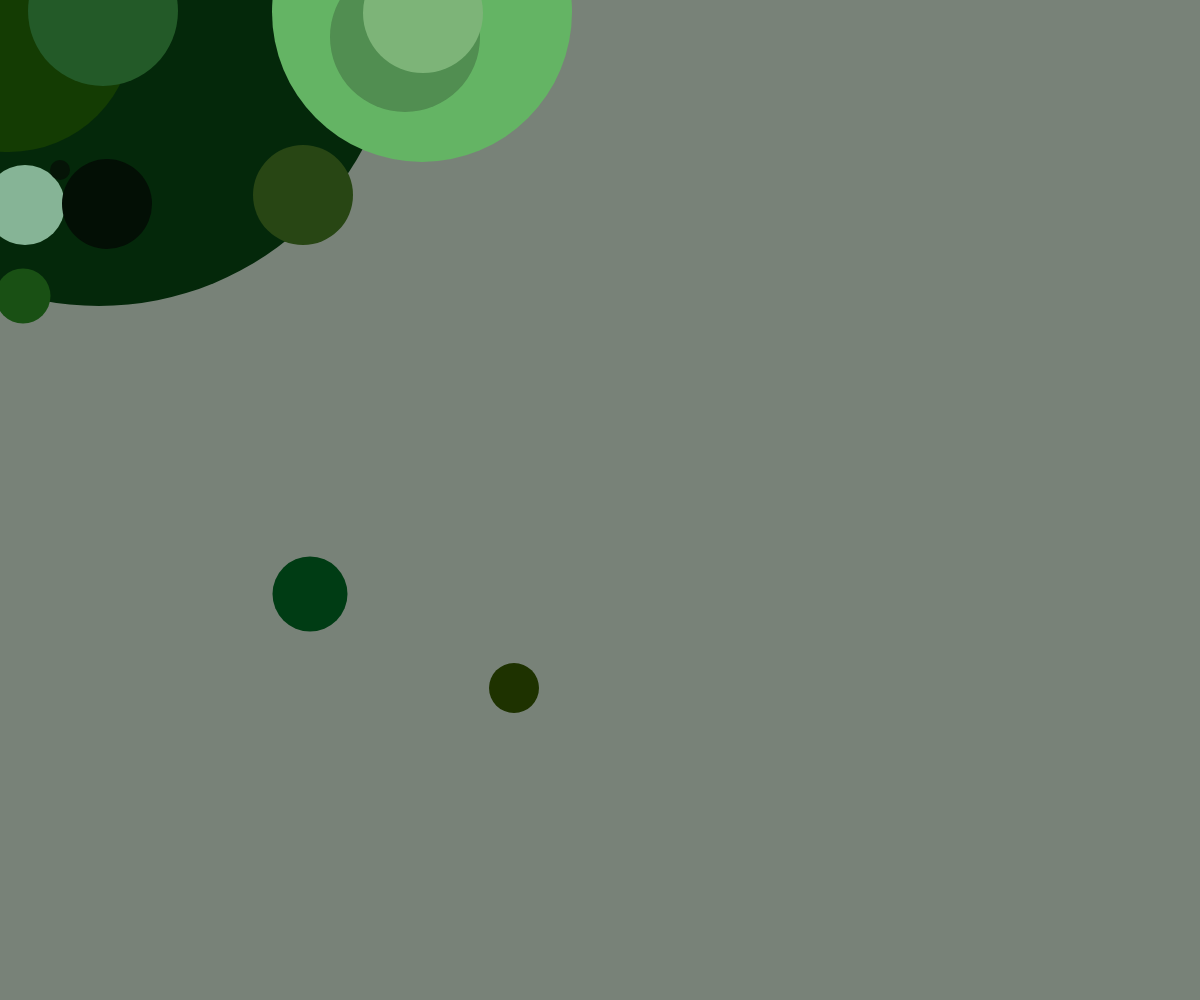
Frame 1 (no input)
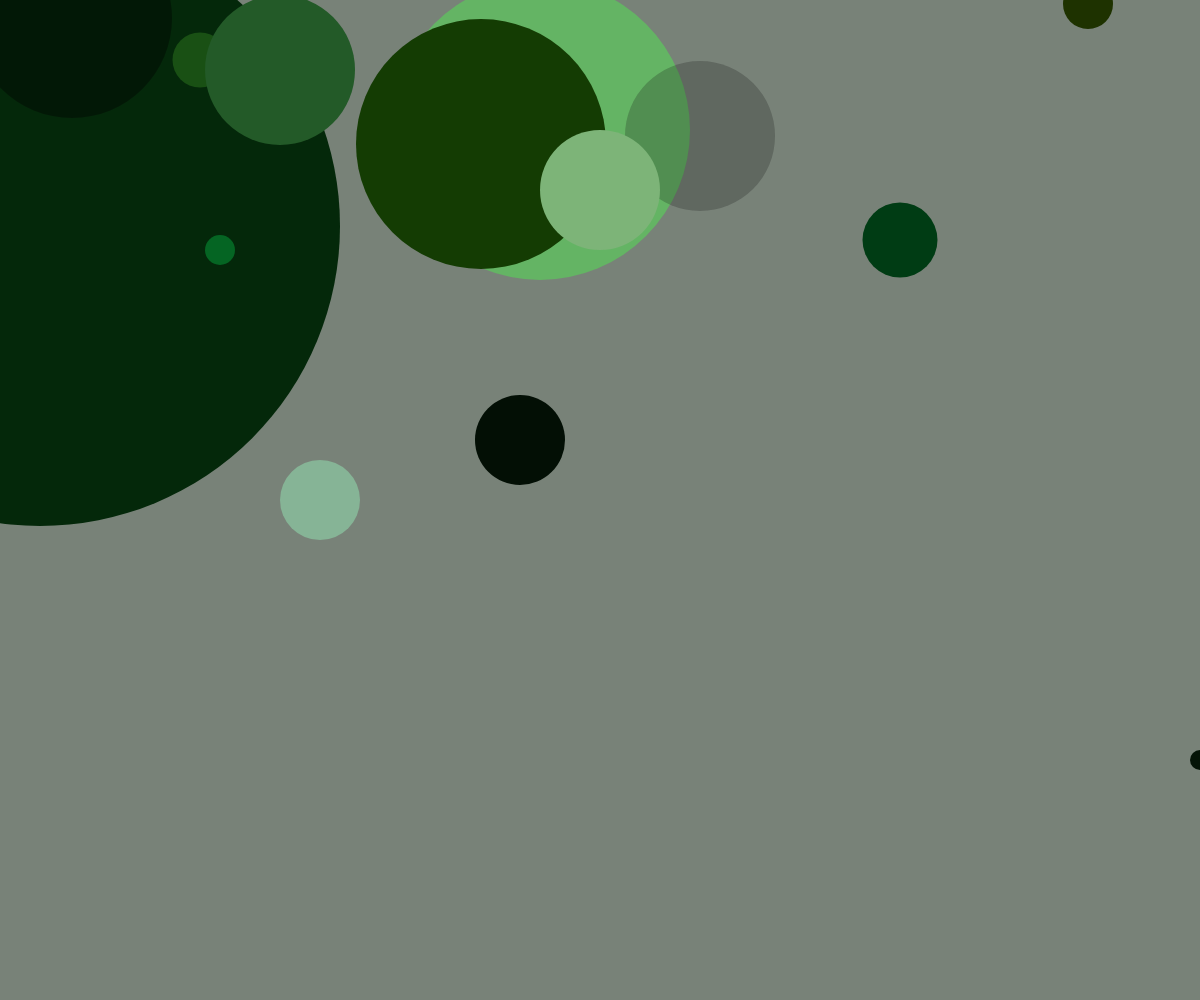
Frame 60 (no input)
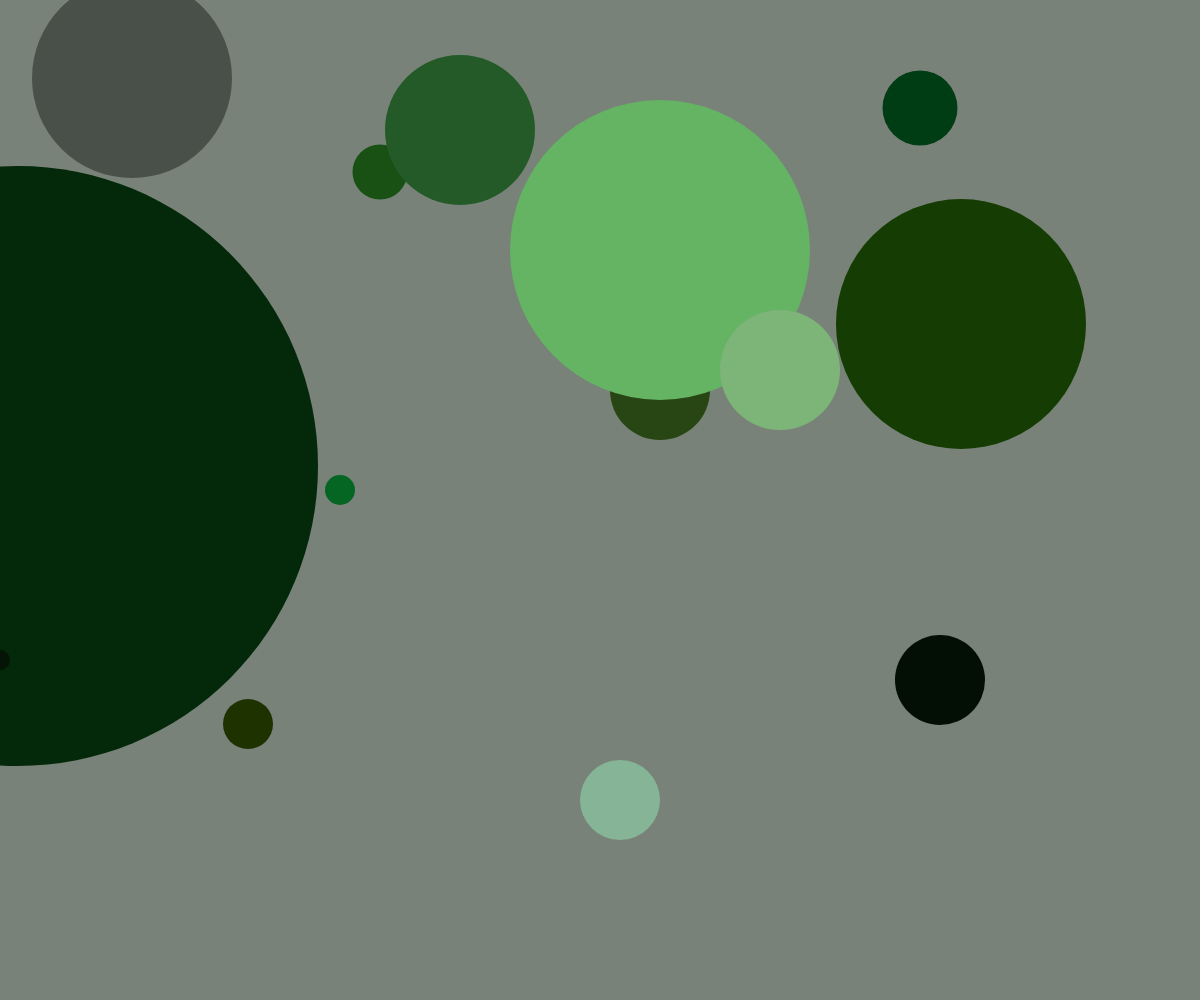
Frame 120 (the mouse pressed at the canvas centre since frame 60)

The p5.js sketch that drew these frames (run headless with seeded random() and noise() and a simulated clock; from frame 60 on, the mouse is pressed at the canvas centre):

// p5.js sketch
// ── sketch.js
var xball = {
  x: 300,
  y: 200,
  xspeed: 3,
  yspeed: -5
}
var yball = {
  x: 500,
  y: 700,
  xspeed:14,
  yspeed: -12
}
var zball = {
  x: 12,
  y: 40,
  xspeed:1,
  yspeed: -1
}
var aball = {
  x: 400,
  y: 40,
  xspeed:5,
  yspeed: -3
}
var bball = {
  x: 300,
  y: 600,
  xspeed:10,
  yspeed: -6
}
var cball = {
  x: 1,
  y: 30,
  xspeed:8,
  yspeed: -3
}
var dball = {
  x: 20,
  y: 300,
  xspeed:3,
  yspeed: -4
}

var eball = {
  x: 20,
  y: 200,
  xspeed:5,
  yspeed: 5
}

var fball = {
  x: 420,
  y: 10,
  xspeed:3,
  yspeed: 3
}

var gball = {
  x: 100,
  y: 200,
  xspeed:7,
  yspeed: 4
}

var hball = {
  x: 40,
  y: 160,
  xspeed:20,
  yspeed: 10
}

var iball = {
  x: 420,
  y: 10,
  xspeed:2,
  yspeed: 2
}

var jball = {
  x: 100,
  y: 10,
  xspeed:-1,
  yspeed:-4
}

var kball = {
  x: 100,
  y: 10,
  xspeed:2,
  yspeed:4
}

var lball = {
  x: 100,
  y: 10,
  xspeed:3,
  yspeed:1
}
  
function setup() {
  createCanvas(windowWidth,windowHeight);
  noFill();
  
}

function draw() {
  background(120,130,120);
  move();
  bounce();
  display();

  
}

function move () {
  xball.x = xball.x + xball.xspeed;
  xball.y = xball.y + xball.yspeed;
  
  yball.x = yball.x + yball.xspeed;
  yball.y = yball.y + yball.yspeed;

  zball.x = zball.x + zball.xspeed;
  zball.y = zball.y + zball.yspeed;
  
  aball.x = aball.x + aball.xspeed;
  aball.y = aball.y + aball.yspeed;
  
  bball.x = bball.x + bball.xspeed;
  bball.y = bball.y + bball.yspeed;
  
  cball.x = cball.x + cball.xspeed;
  cball.y = cball.y + cball.yspeed;
  
  dball.x = dball.x + dball.xspeed;
  dball.y = dball.y + dball.yspeed;
  
  eball.x = eball.x + eball.xspeed;
  eball.y = eball.y + eball.yspeed;
  
  fball.x = fball.x + fball.xspeed;
  fball.y = fball.y + fball.yspeed;
  
  gball.x = gball.x + gball.xspeed;
  gball.y = gball.y + gball.yspeed;
  
  hball.x = hball.x + hball.xspeed;
  hball.y = hball.y + hball.yspeed;
  
  iball.x = iball.x + iball.xspeed;
  iball.y = iball.y + iball.yspeed;
  
  jball.x = jball.x + jball.xspeed;
  jball.y = jball.y + jball.yspeed;
  
  kball.x = kball.x + kball.xspeed;
  kball.y = kball.y + kball.yspeed;
  
  lball.x = lball.x + lball.xspeed;
  lball.y = lball.y + lball.yspeed;
}

function bounce () {
  
  if (xball.x > width || xball.x < 0) {
    xball.xspeed = xball.xspeed * -1;}
  if (xball.y > height || xball.y < 0) {
    xball.yspeed = xball.yspeed * -1;}
  
  if (yball.x > width || yball.x < 0) {
    yball.xspeed = yball.xspeed * -1;}
  if (yball.y > height || yball.y < 0) {
    yball.yspeed = yball.yspeed * -1;}
  
   if (zball.x > width || zball.x < 0) {
    zball.xspeed = zball.xspeed * -1;}
  if (zball.y > height || zball.y < 0) {
    zball.yspeed = zball.yspeed * -1;}
  
  if (aball.x > width || aball.x < 0) {
    aball.xspeed = aball.xspeed * -1;}
  if (aball.y > height || aball.y < 0) {
    aball.yspeed = aball.yspeed * -1;}
  
 if (bball.x > width || bball.x < 0) {
    bball.xspeed = bball.xspeed * -1;}
  if (bball.y > height || bball.y < 0) {
    bball.yspeed = bball.yspeed * -1;} 
  
  if (cball.x > width || cball.x < 0) {
    cball.xspeed = cball.xspeed * -1;}
  if (cball.y > height || cball.y < 0) {
    cball.yspeed = cball.yspeed * -1;}
  
  if (dball.x > width || dball.x < 0) {
    dball.xspeed = dball.xspeed * -1;}
  if (dball.y > height || dball.y < 0) {
    dball.yspeed = dball.yspeed * -1;}
  
  if (eball.x > width || eball.x < 0) {
    eball.xspeed = eball.xspeed * -1;}
  if (eball.y > height || eball.y < 0) {
    eball.yspeed = eball.yspeed * -1;}
  
  if (fball.x > width || fball.x < 0) {
    fball.xspeed = fball.xspeed * -1;}
  if (fball.y > height || fball.y < 0) {
    fball.yspeed = fball.yspeed * -1;}
  
   if (gball.x > width || gball.x < 0) {
    gball.xspeed = gball.xspeed * -1;}
  if (gball.y > height || gball.y < 0) {
    gball.yspeed = gball.yspeed * -1;}
  
   if (hball.x > width || hball.x < 0) {
    hball.xspeed = hball.xspeed * -1;}
  if (hball.y > height || hball.y < 0) {
    hball.yspeed = hball.yspeed * -1;}
  
   if (iball.x > width || iball.x < 0) {
    iball.xspeed = iball.xspeed * -1;}
  if (iball.y > height || iball.y < 0) {
    iball.yspeed = iball.yspeed * -1;}
  
   if (jball.x > width || jball.x < 0) {
    jball.xspeed = jball.xspeed * -1;}
  if (jball.y > height || jball.y < 0) {
    jball.yspeed = jball.yspeed * -1;}
  
   if (kball.x > width || kball.x < 0) {
    kball.xspeed = kball.xspeed * -1;}
  if (kball.y > height || kball.y < 0) {
    kball.yspeed = kball.yspeed * -1;}
  
   if (lball.x > width || lball.x < 0) {
    lball.xspeed = lball.xspeed * -1;}
  if (lball.y > height || lball.y < 0) {
    lball.yspeed = lball.yspeed * -1;}
}
function display (){
  noStroke()
  
   fill(4,40,10);
  ellipse (jball.x,jball.y,600,600);
  
  fill(40,70,20);
  ellipse (xball.x,xball.y,100,100);
  
   fill(100,180,100);
  ellipse (iball.x,iball.y,300,300);
  
    fill(30,50,0);
  ellipse (yball.x,yball.y,50,50);
  
   fill(0,100,);
  ellipse (zball.x,zball.y,200,200);
  
  fill(20,60,);
  ellipse (aball.x,aball.y,150,150);
  
  fill(0,60,20);
  ellipse (bball.x,bball.y,75,75);
  
  fill(20,60,3);
  ellipse (cball.x,cball.y,250,250);
  
  fill(25,80,20);
  ellipse (dball.x,dball.y,55,55);
  
  fill(134,180,150);
  ellipse (eball.x,eball.y,80,80);
  
  fill(125,180,120);
  ellipse (fball.x,fball.y,120,120);
  
   fill(3,15,5);
  ellipse (gball.x,gball.y,90,90);
  
   fill(5,20,7);
  ellipse (hball.x,hball.y,20,20);
  
  fill(5,101,35);
  ellipse (kball.x,kball.y,30,30);
  
  fill(35,90,40);
  ellipse (lball.x,lball.y,150,150);
}

function windowResize(){
  resizeCanvus(windowHeight,windowWidth);
}
// ── style.css
html, body {
  
  
}



canvas {
  display: block;
}
p {
  font-family: 'Libre Baskerville', serif;
}
